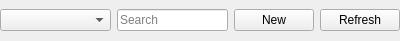
<?xml version="1.0" encoding="UTF-8"?>
<ui version="4.0">
 <class>HospitalComboBox</class>
 <widget class="QWidget" name="HospitalComboBox">
  <property name="geometry">
   <rect>
    <x>0</x>
    <y>0</y>
    <width>400</width>
    <height>41</height>
   </rect>
  </property>
  <property name="sizePolicy">
   <sizepolicy hsizetype="Fixed" vsizetype="Fixed">
    <horstretch>0</horstretch>
    <verstretch>0</verstretch>
   </sizepolicy>
  </property>
  <property name="windowTitle">
   <string>Form</string>
  </property>
  <layout class="QGridLayout" name="gridLayout">
   <property name="leftMargin">
    <number>0</number>
   </property>
   <property name="topMargin">
    <number>0</number>
   </property>
   <property name="rightMargin">
    <number>0</number>
   </property>
   <property name="bottomMargin">
    <number>0</number>
   </property>
   <item row="0" column="3">
    <widget class="QPushButton" name="refreshButton">
     <property name="sizePolicy">
      <sizepolicy hsizetype="Fixed" vsizetype="Fixed">
       <horstretch>0</horstretch>
       <verstretch>0</verstretch>
      </sizepolicy>
     </property>
     <property name="text">
      <string>Refresh</string>
     </property>
    </widget>
   </item>
   <item row="0" column="0">
    <widget class="QComboBox" name="comboBox"/>
   </item>
   <item row="0" column="1">
    <widget class="QLineEdit" name="lineEdit">
     <property name="sizePolicy">
      <sizepolicy hsizetype="Minimum" vsizetype="Fixed">
       <horstretch>0</horstretch>
       <verstretch>0</verstretch>
      </sizepolicy>
     </property>
     <property name="placeholderText">
      <string>Search</string>
     </property>
     <property name="clearButtonEnabled">
      <bool>true</bool>
     </property>
    </widget>
   </item>
   <item row="0" column="2">
    <widget class="QPushButton" name="newButton">
     <property name="sizePolicy">
      <sizepolicy hsizetype="Fixed" vsizetype="Fixed">
       <horstretch>0</horstretch>
       <verstretch>0</verstretch>
      </sizepolicy>
     </property>
     <property name="text">
      <string>New</string>
     </property>
     <property name="flat">
      <bool>false</bool>
     </property>
    </widget>
   </item>
  </layout>
 </widget>
 <resources/>
 <connections/>
</ui>
